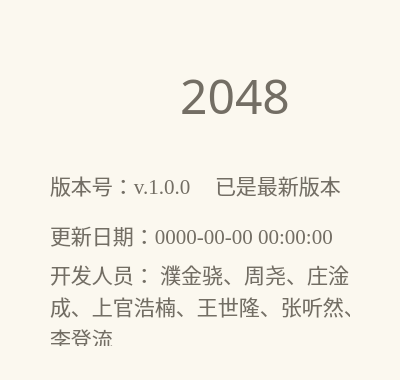
<?xml version="1.0" encoding="UTF-8"?>
<ui version="4.0">
 <class>version</class>
 <widget class="QWidget" name="version">
  <property name="geometry">
   <rect>
    <x>0</x>
    <y>0</y>
    <width>400</width>
    <height>380</height>
   </rect>
  </property>
  <property name="minimumSize">
   <size>
    <width>400</width>
    <height>380</height>
   </size>
  </property>
  <property name="maximumSize">
   <size>
    <width>400</width>
    <height>380</height>
   </size>
  </property>
  <property name="palette">
   <palette>
    <active>
     <colorrole role="Button">
      <brush brushstyle="SolidPattern">
       <color alpha="255">
        <red>251</red>
        <green>248</green>
        <blue>239</blue>
       </color>
      </brush>
     </colorrole>
     <colorrole role="Base">
      <brush brushstyle="SolidPattern">
       <color alpha="255">
        <red>251</red>
        <green>248</green>
        <blue>239</blue>
       </color>
      </brush>
     </colorrole>
     <colorrole role="Window">
      <brush brushstyle="SolidPattern">
       <color alpha="255">
        <red>251</red>
        <green>248</green>
        <blue>239</blue>
       </color>
      </brush>
     </colorrole>
    </active>
    <inactive>
     <colorrole role="Button">
      <brush brushstyle="SolidPattern">
       <color alpha="255">
        <red>251</red>
        <green>248</green>
        <blue>239</blue>
       </color>
      </brush>
     </colorrole>
     <colorrole role="Base">
      <brush brushstyle="SolidPattern">
       <color alpha="255">
        <red>251</red>
        <green>248</green>
        <blue>239</blue>
       </color>
      </brush>
     </colorrole>
     <colorrole role="Window">
      <brush brushstyle="SolidPattern">
       <color alpha="255">
        <red>251</red>
        <green>248</green>
        <blue>239</blue>
       </color>
      </brush>
     </colorrole>
    </inactive>
    <disabled>
     <colorrole role="Button">
      <brush brushstyle="SolidPattern">
       <color alpha="255">
        <red>251</red>
        <green>248</green>
        <blue>239</blue>
       </color>
      </brush>
     </colorrole>
     <colorrole role="Base">
      <brush brushstyle="SolidPattern">
       <color alpha="255">
        <red>251</red>
        <green>248</green>
        <blue>239</blue>
       </color>
      </brush>
     </colorrole>
     <colorrole role="Window">
      <brush brushstyle="SolidPattern">
       <color alpha="255">
        <red>251</red>
        <green>248</green>
        <blue>239</blue>
       </color>
      </brush>
     </colorrole>
    </disabled>
   </palette>
  </property>
  <property name="windowTitle">
   <string>2048</string>
  </property>
  <property name="autoFillBackground">
   <bool>false</bool>
  </property>
  <property name="styleSheet">
   <string notr="true">background-color: rgb(251, 248, 239);</string>
  </property>
  <widget class="QLabel" name="lblTitle">
   <property name="geometry">
    <rect>
     <x>160</x>
     <y>70</y>
     <width>150</width>
     <height>50</height>
    </rect>
   </property>
   <property name="font">
    <font>
     <family>Algerian</family>
     <pointsize>36</pointsize>
    </font>
   </property>
   <property name="layoutDirection">
    <enum>Qt::LeftToRight</enum>
   </property>
   <property name="styleSheet">
    <string notr="true">color: rgb(115, 110, 100);</string>
   </property>
   <property name="text">
    <string>2048</string>
   </property>
   <property name="alignment">
    <set>Qt::AlignCenter</set>
   </property>
  </widget>
  <widget class="QLabel" name="lblIcon">
   <property name="geometry">
    <rect>
     <x>50</x>
     <y>45</y>
     <width>100</width>
     <height>100</height>
    </rect>
   </property>
   <property name="styleSheet">
    <string notr="true">border-image: url(:/images/images/icon.jpeg);
border-radius: 5px;</string>
   </property>
   <property name="text">
    <string/>
   </property>
  </widget>
  <widget class="QLabel" name="lblVersion">
   <property name="geometry">
    <rect>
     <x>50</x>
     <y>165</y>
     <width>300</width>
     <height>40</height>
    </rect>
   </property>
   <property name="font">
    <font>
     <family>Times New Roman</family>
     <pointsize>16</pointsize>
    </font>
   </property>
   <property name="focusPolicy">
    <enum>Qt::NoFocus</enum>
   </property>
   <property name="styleSheet">
    <string notr="true">color: rgb(115, 110, 100);
background-color: rgb(251, 248, 239);</string>
   </property>
   <property name="text">
    <string>版本号：v.1.0.0</string>
   </property>
   <property name="alignment">
    <set>Qt::AlignLeading|Qt::AlignLeft|Qt::AlignVCenter</set>
   </property>
  </widget>
  <widget class="QLabel" name="lblTime">
   <property name="geometry">
    <rect>
     <x>50</x>
     <y>215</y>
     <width>300</width>
     <height>40</height>
    </rect>
   </property>
   <property name="font">
    <font>
     <family>Times New Roman</family>
     <pointsize>16</pointsize>
    </font>
   </property>
   <property name="focusPolicy">
    <enum>Qt::NoFocus</enum>
   </property>
   <property name="styleSheet">
    <string notr="true">color: rgb(115, 110, 100);
background-color: rgb(251, 248, 239);</string>
   </property>
   <property name="text">
    <string>更新日期：0000-00-00 00:00:00</string>
   </property>
   <property name="alignment">
    <set>Qt::AlignLeading|Qt::AlignLeft|Qt::AlignVCenter</set>
   </property>
  </widget>
  <widget class="QLabel" name="lblPeople">
   <property name="geometry">
    <rect>
     <x>50</x>
     <y>265</y>
     <width>300</width>
     <height>81</height>
    </rect>
   </property>
   <property name="font">
    <font>
     <family>Times New Roman</family>
     <pointsize>16</pointsize>
    </font>
   </property>
   <property name="focusPolicy">
    <enum>Qt::NoFocus</enum>
   </property>
   <property name="styleSheet">
    <string notr="true">color: rgb(115, 110, 100);
background-color: rgb(251, 248, 239);</string>
   </property>
   <property name="text">
    <string>开发人员： 濮金骁、周尧、庄淦
成、上官浩楠、王世隆、张听然、
李登流</string>
   </property>
   <property name="alignment">
    <set>Qt::AlignLeading|Qt::AlignLeft|Qt::AlignVCenter</set>
   </property>
  </widget>
  <widget class="QLabel" name="lblLatest">
   <property name="geometry">
    <rect>
     <x>215</x>
     <y>165</y>
     <width>130</width>
     <height>40</height>
    </rect>
   </property>
   <property name="font">
    <font>
     <family>Times New Roman</family>
     <pointsize>16</pointsize>
    </font>
   </property>
   <property name="focusPolicy">
    <enum>Qt::NoFocus</enum>
   </property>
   <property name="styleSheet">
    <string notr="true">color: rgb(115, 110, 100);
background-color: rgba(251, 248, 239, 0);</string>
   </property>
   <property name="text">
    <string>已是最新版本</string>
   </property>
   <property name="alignment">
    <set>Qt::AlignLeading|Qt::AlignLeft|Qt::AlignVCenter</set>
   </property>
  </widget>
 </widget>
 <resources/>
 <connections/>
</ui>
